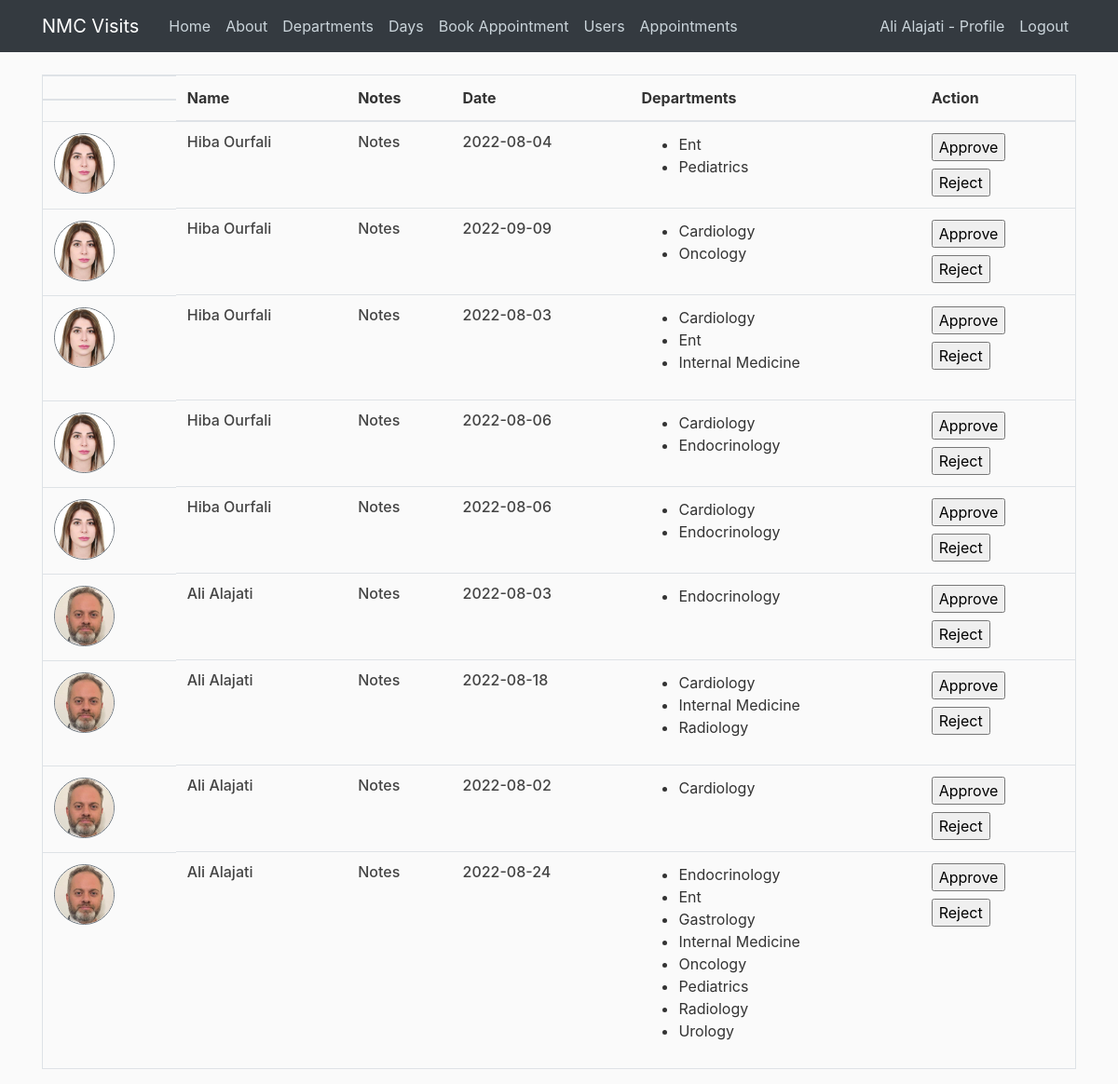
Before: /appointments (signed in) with the older database file.
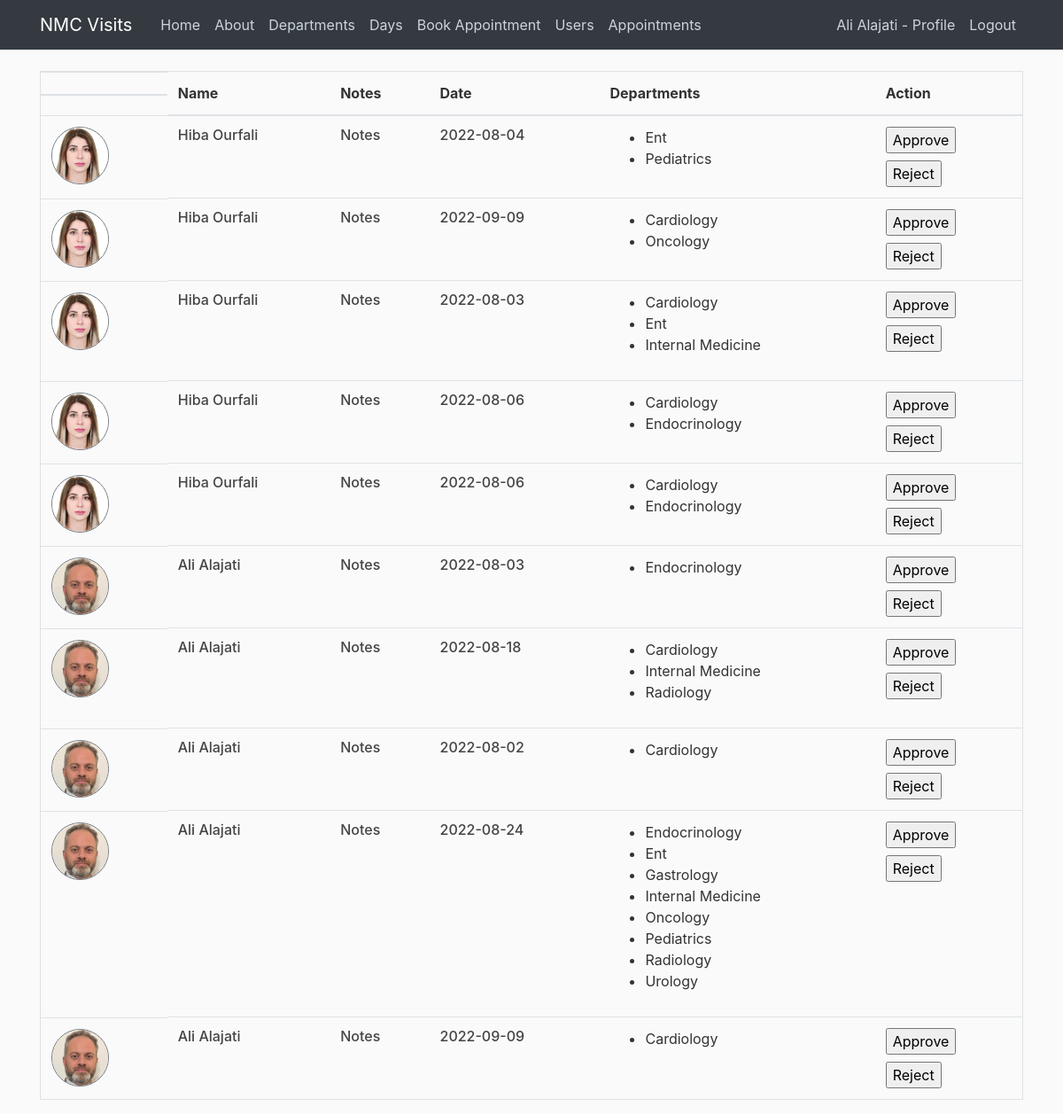
After: the same page with the newer database file.
### nmcvisits/models.py (models this page shows, shortened)
class User(db.Model, UserMixin):
    id = db.Column(db.Integer, primary_key=True)
    username = db.Column(db.String(100), nullable=False)
    email = db.Column(db.String(100), unique=True, nullable=False)
    password = db.Column(db.String(), nullable=False)
    company = db.Column(db.String())
    jobTitle = db.Column(db.String())
    phone = db.Column(db.String())
    imageFile = db.Column(db.String(20), nullable=False, default='default.jpg')
    role = db.Column(db.String(20), nullable=False, default="Visitor")
    notes = db.Column(db.String(300))
    appointments = db.relationship('Appointment', backref='visitor', lazy=True)

class Appointment(db.Model):
    id = db.Column(db.Integer, primary_key=True)
    appointmentDate = db.Column(db.DateTime, nullable=False)
    creationDate = db.Column(db.DateTime, nullable=False, default=datetime.now)
    visitor_id = db.Column(db.Integer, db.ForeignKey('user.id'), nullable=False)
    departments = db.relationship('VisitedDepartments', backref='visitedDepartments', lazy=True)

class Departments(db.Model):
    id = db.Column(db.Integer, primary_key=True)
    departmentName = db.Column(db.String(50), nullable=False)

### nmcvisits/routes.py (the view)
@app.route("/appointments", methods=["POST", "GET"])
@login_required
def appointments():
    allAppointments = []
    appointments = Appointment.query.all()
    for appointment in appointments:
        user = User.query.filter_by(id=appointment.visitor_id).first()
        departments_id = VisitedDepartments.query.filter_by(appointment_id=appointment.id).all()
        departments = []
        for dpt in departments_id:
            department = Departments.query.filter_by(id=dpt.department_id).first()
            departments.append(department.departmentName)
        createdAppointment = {}
        createdAppointment["appointment"] = appointment
        createdAppointment["user"] = user
        createdAppointment["departments"] = departments
        allAppointments.append(createdAppointment)
    return render_template("appointments.html", sidebar = False, title = "Appointments", data=allAppointments)

### nmcvisits/models.py (called while the page is built)
@login_manager.user_loader
def load_user(user_id):
    return User.query.get(int(user_id))

### nmcvisits/templates/appointments.html (shortened to what this page needs)
{% extends "layout.html" %}
{% block body %}
    <table class="table border">
        <thead>
            <tr>
            <th class="d-none d-lg-block"></th>
            <th>Name</th>
            <th>Notes</th>
            <th>Date</th>
            <th>Departments</th>
            <th>Action</th>
            </tr>
        </thead>
        <tbody>
            {% for d in data %}
            <tr>
                <td class="d-none d-lg-block">
                    <img class="rounded-circle border border-secondary article-img" src="{{url_for('static', filename='profile_photos/' + d.user.imageFile)}}" alt="user photo">
                </td>
                <td><h6>{{d.user.username}}</h6></td>
                <td>
                    <h6>
                        Notes
                    </h6>
                </td>
                <td><h6>{{d.appointment.appointmentDate.date()}}</h6></td>
                <td>
                    <ul>
                        {% for dpt in d.departments %}
                        <li>
                            {{dpt}}
                        </li>
                    {% endfor %}
                    </ul>
                </td>
                <td>
                    <form action="" method="Post" class="mb-2">
                        <input type="submit" value="Approve">
                    </form>
                    <form action="" method="Post">
                        <input type="submit" value="Reject">
                    </form>
                </td>
            </tr>
            {% endfor %}
        </tbody>
    </table>
{% endblock %}

### nmcvisits/templates/layout.html (shortened to what this page needs)
<!DOCTYPE html>
<html>
<head>
    <link rel="stylesheet" href="https://maxcdn.bootstrapcdn.com/bootstrap/4.0.0/css/bootstrap.min.css">
    <link rel="stylesheet" type="text/css" href="{{ url_for('static', filename='styles.css') }}">
</head>
<body>
    <header class="site-header">
      <nav class="navbar navbar-expand-md navbar-dark bg-dark fixed-top">
        <div class="container">
          <a class="navbar-brand mr-4" href="/">NMC Visits</a>
          <div class="collapse navbar-collapse" id="navbarToggle">
            <div class="navbar-nav mr-auto">
              <a class="nav-item nav-link" href="{{ url_for('home') }}">Home</a>
              <a class="nav-item nav-link" href="{{ url_for('about') }}">About</a>
              <a class="nav-item nav-link" href="{{ url_for('departments') }}">Departments</a>
              <a class="nav-item nav-link" href="{{ url_for('allowedDaysToVisit') }}">Days</a>
              <a class="nav-item nav-link" href="{{ url_for('createAppointment') }}">Book Appointment</a>
              <a class="nav-item nav-link" href="{{ url_for('users') }}">Users</a>
              <a class="nav-item nav-link" href="{{ url_for('appointments') }}">Appointments</a>
            </div>
            <div class="navbar-nav">
              {% if current_user.is_authenticated %}
              <a class="nav-item nav-link" href="{{ url_for('profile') }}">{{current_user.username}} - Profile</a>
              <a class="nav-item nav-link" href="{{ url_for('logout') }}">Logout</a>
              {% else %}
              <a class="nav-item nav-link" href="{{ url_for('login') }}">Login</a>
              <a class="nav-item nav-link" href="{{ url_for('register') }}">Register</a>
              {% endif %}
            </div>
          </div>
        </div>
      </nav>
    </header>
    <main role="main" class="container">
      <div class="row">
        {% if sidebar %}
        <div class="col-md-{{12-sidebar}}">
        {% else %}
        <div class="col-md-12">
        {% endif %}
          {% block body %}
          {% endblock %}
        </div>
      </div>
    </main>
</body>
</html>

### nmcvisits/static/styles.css (style rules this page uses)
body { background: #fafafa; color: #333333; margin-top: 5rem; }
h1, h2, h3, h4, h5, h6 { color: #444444; }
.site-header .navbar-nav .nav-link { color: #cbd5db; }
.article-img { height: 65px; width: 65px; }

Changed rows visible on the page:
now on one of the page's lists (row unchanged): Departments: departmentName "Cardiology"
added Appointment: appointment.appointmentDate "2022-09-09"
Other visible differences:
new list line: "Ali Alajati"
new list line: "Notes Approve Reject"
